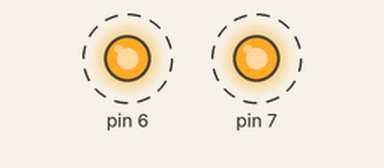
Bench run of a sketch on a simulated Arduino Uno, built with avr-gcc and run on an emulated ATmega328P. On the bench: output pins drawn as LEDs (lit = HIGH). Dashed ring = blinking. What the sketch prints to the serial monitor is not drawn.

Above: at 0.5 s.
Timing chart, 0 to 4.6 s (numbered marks = the images above):
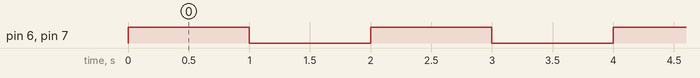

The sketch:

BlinkLED.ino
```cpp
#include "Arduino.h"

void setup() {
  pinMode(6, OUTPUT);
  pinMode(7, OUTPUT);
  Serial.begin(115200);
}

void loop() {
  digitalWrite(6, HIGH);
  digitalWrite(7, HIGH);
  Serial.println("off");
  delay(1000);
  digitalWrite(6, LOW);
  digitalWrite(7, LOW);
  Serial.println("on");
  delay(1000);
}
```

Measured:
- by itself, pin 6, pin 7: alternates HIGH for 1.0 s and LOW for 1.0 s
